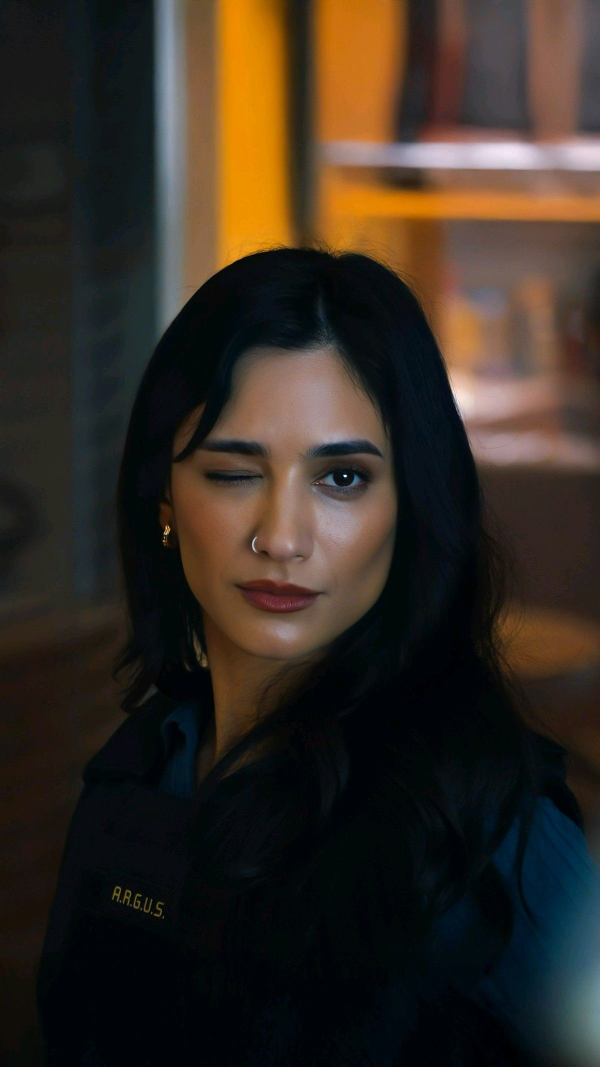
#> input picture site/fotos/pessoas pra imaginar em livros/e1_AfqPShw-4NHiUuE-owct4aVpsxBcHovRA9ifR1gje3f1ivF-E8ZH.jpg, 1200 x 2133 px (shown at 1/2 size)
$ python -i gerar_site.py   (imports and definitions only)
#> lines starting #> are read from the running program, lines starting #| are printed output that depends on the picture
#> further down, picture is the input picture: PIL image 1200x2133 RGB; mean R, G, B 52.8, 43.8, 34.7
"""Gera o site leve (pra Kobo) a partir das fotos em site/fotos/.

Todas as páginas são pastas com index.html (endereços terminando em /),
porque o navegador da Kobo não segue o redirecionamento que o Cloudflare
faz em endereços terminados em .html.
As versões pra Kobo (mini, tela, zoom) recebem um realce de cor; as fotos
originais em site/fotos/ não são alteradas.
"""
import html
import os
import re
import shutil
import sys
import unicodedata
from pathlib import Path
from urllib.parse import quote

from PIL import Image, ImageEnhance, ImageOps

# [5 lines not run here, left out]

RAIZ = Path(__file__).resolve().parent.parent
SITE = RAIZ / "site"
FOTOS = SITE / "fotos"

POR_PAGINA = 30                 # miniaturas por página da grade
MINI = (360, 480)               # miniatura cortada em 3:4
TELA = (1264, 1680)             # tela da Kobo Libra Colour
ZOOM = (2000, 2000)             # versão ampliada (só criada se a original for maior que a tela)
EXTENSOES = {".jpg", ".jpeg", ".png", ".gif", ".webp", ".bmp", ".heic", ".heif"}

# Realce pra tela da Kobo (só nas versões do site; a foto original não muda).
# 1.0 / 0 = sem mudança. Mudou aqui? Na próxima rodada todas as versões são refeitas.
SATURACAO = 1.35                # mais cor
PRETOS = 14                     # sombras mais escuras: tons até esse nível (0-255) viram preto
CONTRASTE = 1.08                # um pouco mais de contraste

CSS = """
body{margin:0;padding:10px 12px 30px;background:#fff;color:#000;font-family:sans-serif;font-size:20px}
a{color:#000}
h1{font-size:26px;margin:8px 0 12px}
.topo a,.nav a,button{display:inline-block;padding:12px 18px;margin:3px 4px 3px 0;border:2px solid #000;border-radius:8px;background:#fff;color:#000;font-size:20px;text-decoration:none}
.nav{text-align:center;margin:8px 0}
.nav span{display:inline-block;padding:12px 10px}
.pastas{font-size:0;margin:0 -5px}
.pastas a{display:inline-block;width:50%;padding:5px;box-sizing:border-box;vertical-align:top;text-decoration:none;font-size:20px}
.pastas img{width:100%;height:auto;display:block;border:2px solid #000}
.pastas b{display:block;margin-top:4px}
.pastas i{font-style:normal;font-size:16px}
.grade{font-size:0;margin:0 -4px}
.grade a{display:inline-block;width:33.33%;padding:4px;box-sizing:border-box}
.grade img{width:100%;height:auto;display:block;border:1px solid #000}
.foto{text-align:center}
.foto img{max-width:100%;max-height:1500px;height:auto}
.zoom{overflow:auto}
.zoom img{width:200%;max-width:none;height:auto;display:block}
.info{text-align:center;font-size:16px;margin:6px 0}
.pequeno{text-align:center;font-size:16px;margin:16px 0}
.vazio{padding:30px 0}
"""


# [22 lines left out: functions slugify, slug_unico, chave_ordem, not called in this run]


def pin_id(stem):
    return stem.split("_")[0]


# [6 lines left out: function link, not called in this run]


def link_pagina(de, alvo):
    """Link pra pasta da página (termina em /), nunca pra um .html."""
    return link(de, alvo.parent, pasta=True)


def esc(t):
    return html.escape(str(t), quote=True)


# [7 lines left out: function pagina_html, not called in this run]


def escrever(caminho, texto):
    caminho.parent.mkdir(parents=True, exist_ok=True)
    caminho.write_text(texto, encoding="utf-8")


# ---------- imagens pra Kobo ----------

# [10 lines left out: function abrir_rgb, not called in this run]


def realce(im):
    if PRETOS:
        escala = 255 / (255 - PRETOS)
        im = im.point(lambda v: 0 if v <= PRETOS else min(255, round((v - PRETOS) * escala)))
    if CONTRASTE != 1:
        im = ImageEnhance.Contrast(im).enhance(CONTRASTE)
    if SATURACAO != 1:
        im = ImageEnhance.Color(im).enhance(SATURACAO)
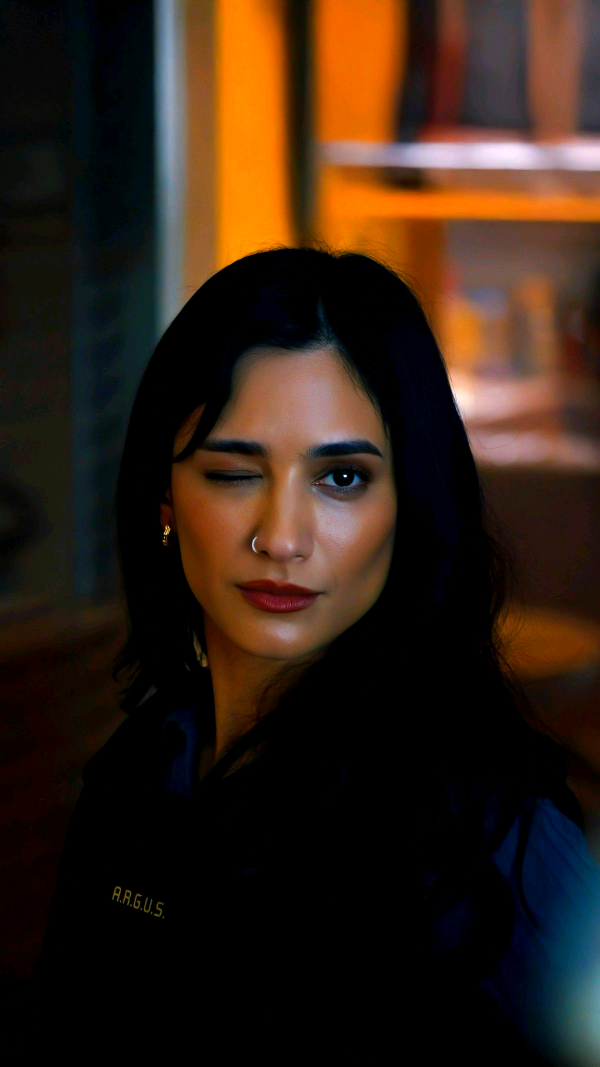
#> im: PIL image 1200x2133 RGB (shown at 1/2 size); mean R, G, B 50.7, 33.3, 21.2
    return im


# [79 lines left out: functions maior_que_tela, gerar_versoes, ler_album, ler_pastas, not called in this run]


# ---------- páginas ----------

def caminho_grade(album, n):
    base = SITE / "p" / album["url"]
    return base / ("index.html" if n == 1 else f"pag{n}/index.html")


def caminho_foto(album, item):
    return SITE / "v" / album["url"] / item["stem"] / "index.html"


def caminho_zoom(album, item):
    return SITE / "z" / album["url"] / item["stem"] / "index.html"


def link_grade(de, album, n):
    return link_pagina(de, caminho_grade(album, n))


# [139 lines left out: functions bloco_pastas, paginar, paginas_fotos, main, not called in this run]


# [2 lines not run here, left out]

>>> from PIL import Image
>>> picture = Image.open('../site/fotos/pessoas pra imaginar em livros/e1_AfqPShw-4NHiUuE-owct4aVpsxBcHovRA9ifR1gje3f1ivF-E8ZH.jpg')
>>> result = realce(picture)

$ run again, on site/fotos/pessoas pra imaginar em livros/casais/609393393357092932.jpg
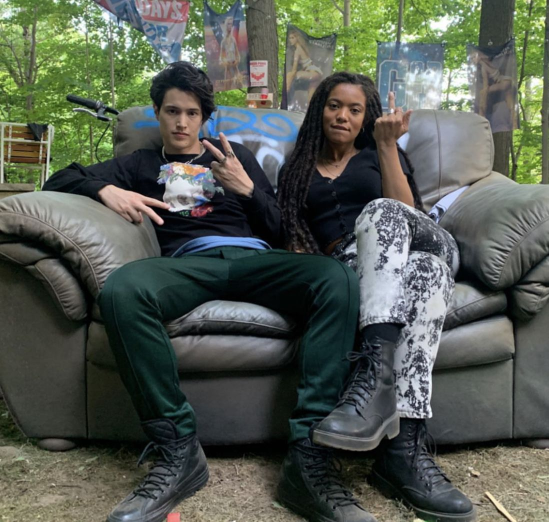
#> input picture site/fotos/pessoas pra imaginar em livros/casais/609393393357092932.jpg, 1097 x 1044 px (shown at 1/2 size)
#> picture is the input picture: PIL image 1097x1044 RGB; mean R, G, B 84.1, 90.7, 80.8
#> in realce, `im = ImageEnhance.Color(im).enhance(SATURACAO)`:
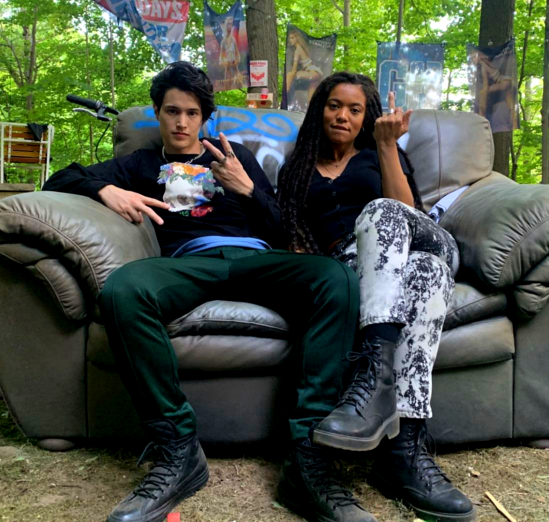
#> im: PIL image 1097x1044 RGB (shown at 1/2 size); mean R, G, B 74.5, 83, 67.8

$ run again, on site/fotos/pessoas pra imaginar em livros/casais/609393393357092968.jpg
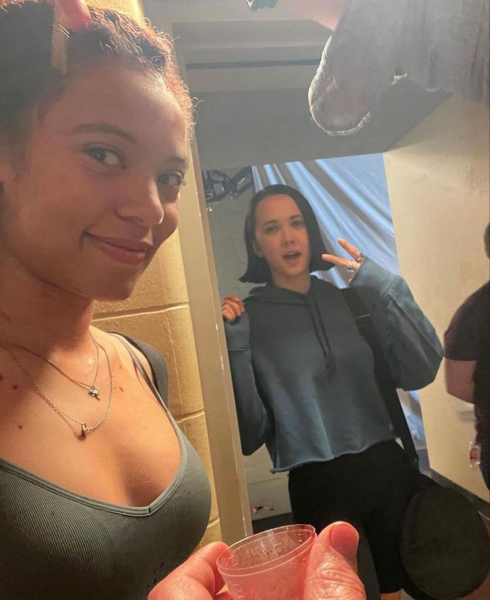
#> input picture site/fotos/pessoas pra imaginar em livros/casais/609393393357092968.jpg, 980 x 1200 px (shown at 1/2 size)
#> picture is the input picture: PIL image 980x1200 RGB; mean R, G, B 131, 109, 93.1
#> in realce, `im = ImageEnhance.Contrast(im).enhance(CONTRASTE)`:
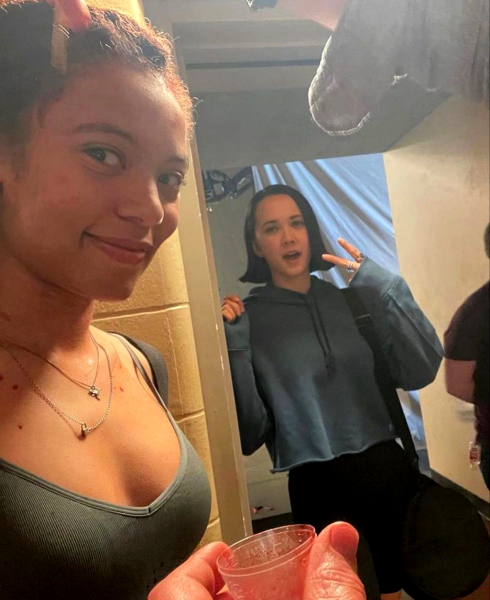
#> im: PIL image 980x1200 RGB (shown at 1/2 size); mean R, G, B 124.8, 99.8, 82.1
#> in realce, `im = ImageEnhance.Color(im).enhance(SATURACAO)`:
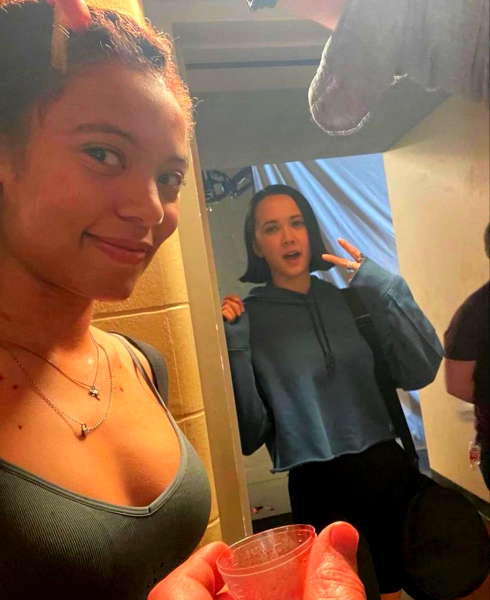
#> im: PIL image 980x1200 RGB (shown at 1/2 size); mean R, G, B 130.4, 97.5, 73.7

$ run again, on site/fotos/pessoas pra imaginar em livros/gurias/609393393319994504.jpg
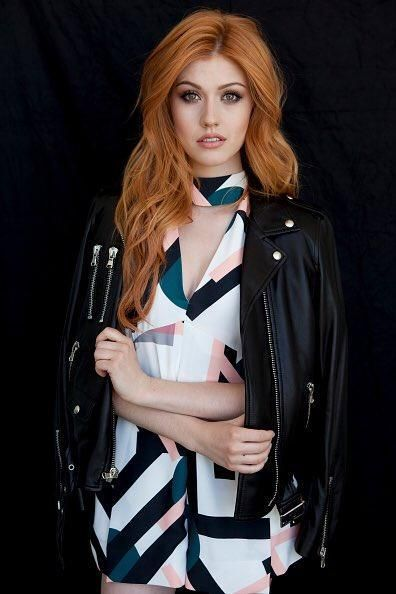
#> input picture site/fotos/pessoas pra imaginar em livros/gurias/609393393319994504.jpg, 396 x 594 px
#> picture is the input picture: PIL image 396x594 RGB; mean R, G, B 54, 47.2, 47.6
#> in realce, `im = ImageEnhance.Color(im).enhance(SATURACAO)`:
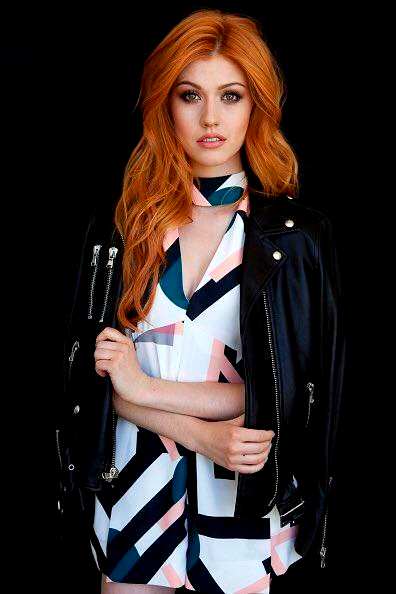
#> im: PIL image 396x594 RGB; mean R, G, B 52.9, 41.9, 39.2
